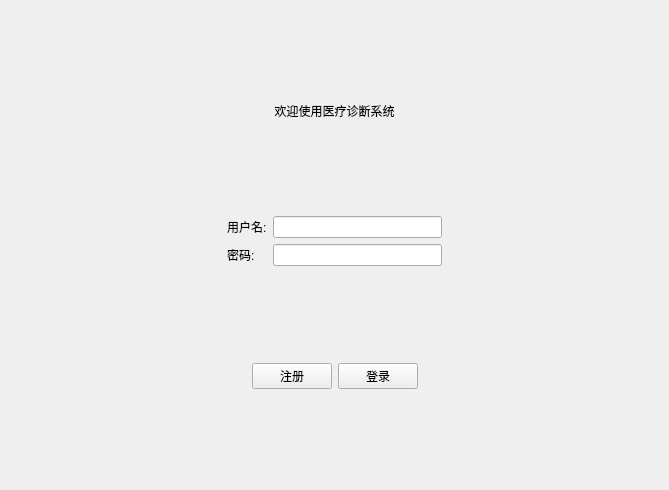
<?xml version="1.0" encoding="UTF-8"?>
<ui version="4.0">
 <class>LoginView</class>
 <widget class="QWidget" name="LoginView">
  <property name="geometry">
   <rect>
    <x>0</x>
    <y>0</y>
    <width>669</width>
    <height>490</height>
   </rect>
  </property>
  <property name="windowTitle">
   <string>登录</string>
  </property>
  <layout class="QVBoxLayout" name="verticalLayout">
   <item>
    <spacer name="verticalSpacer_2">
     <property name="orientation">
      <enum>Qt::Orientation::Vertical</enum>
     </property>
     <property name="sizeHint" stdset="0">
      <size>
       <width>20</width>
       <height>60</height>
      </size>
     </property>
    </spacer>
   </item>
   <item>
    <widget class="QLabel" name="label">
     <property name="text">
      <string>欢迎使用医疗诊断系统</string>
     </property>
     <property name="alignment">
      <set>Qt::AlignmentFlag::AlignCenter</set>
     </property>
    </widget>
   </item>
   <item>
    <spacer name="verticalSpacer">
     <property name="orientation">
      <enum>Qt::Orientation::Vertical</enum>
     </property>
     <property name="sizeHint" stdset="0">
      <size>
       <width>20</width>
       <height>60</height>
      </size>
     </property>
    </spacer>
   </item>
   <item>
    <layout class="QHBoxLayout" name="horizontalLayout_2">
     <item>
      <spacer name="horizontalSpacer">
       <property name="orientation">
        <enum>Qt::Orientation::Horizontal</enum>
       </property>
       <property name="sizeHint" stdset="0">
        <size>
         <width>40</width>
         <height>20</height>
        </size>
       </property>
      </spacer>
     </item>
     <item>
      <layout class="QFormLayout" name="formLayout">
       <item row="0" column="0">
        <widget class="QLabel" name="label_2">
         <property name="text">
          <string>用户名:</string>
         </property>
        </widget>
       </item>
       <item row="0" column="1">
        <widget class="QLineEdit" name="inputUserName"/>
       </item>
       <item row="1" column="0">
        <widget class="QLabel" name="label_3">
         <property name="text">
          <string>密码:</string>
         </property>
        </widget>
       </item>
       <item row="1" column="1">
        <widget class="QLineEdit" name="inputUserPassword">
         <property name="echoMode">
          <enum>QLineEdit::EchoMode::Password</enum>
         </property>
        </widget>
       </item>
      </layout>
     </item>
     <item>
      <spacer name="horizontalSpacer_2">
       <property name="orientation">
        <enum>Qt::Orientation::Horizontal</enum>
       </property>
       <property name="sizeHint" stdset="0">
        <size>
         <width>40</width>
         <height>20</height>
        </size>
       </property>
      </spacer>
     </item>
    </layout>
   </item>
   <item>
    <spacer name="verticalSpacer_3">
     <property name="orientation">
      <enum>Qt::Orientation::Vertical</enum>
     </property>
     <property name="sizeHint" stdset="0">
      <size>
       <width>20</width>
       <height>60</height>
      </size>
     </property>
    </spacer>
   </item>
   <item>
    <layout class="QHBoxLayout" name="horizontalLayout_3">
     <item>
      <spacer name="horizontalSpacer_3">
       <property name="orientation">
        <enum>Qt::Orientation::Horizontal</enum>
       </property>
       <property name="sizeHint" stdset="0">
        <size>
         <width>40</width>
         <height>20</height>
        </size>
       </property>
      </spacer>
     </item>
     <item>
      <layout class="QHBoxLayout" name="horizontalLayout">
       <item>
        <widget class="QPushButton" name="btSignUp">
         <property name="text">
          <string>注册</string>
         </property>
        </widget>
       </item>
       <item>
        <widget class="QPushButton" name="btSignIn">
         <property name="text">
          <string>登录</string>
         </property>
        </widget>
       </item>
      </layout>
     </item>
     <item>
      <spacer name="horizontalSpacer_4">
       <property name="orientation">
        <enum>Qt::Orientation::Horizontal</enum>
       </property>
       <property name="sizeHint" stdset="0">
        <size>
         <width>40</width>
         <height>20</height>
        </size>
       </property>
      </spacer>
     </item>
    </layout>
   </item>
   <item>
    <spacer name="verticalSpacer_4">
     <property name="orientation">
      <enum>Qt::Orientation::Vertical</enum>
     </property>
     <property name="sizeHint" stdset="0">
      <size>
       <width>20</width>
       <height>60</height>
      </size>
     </property>
    </spacer>
   </item>
  </layout>
 </widget>
 <resources/>
 <connections/>
</ui>
